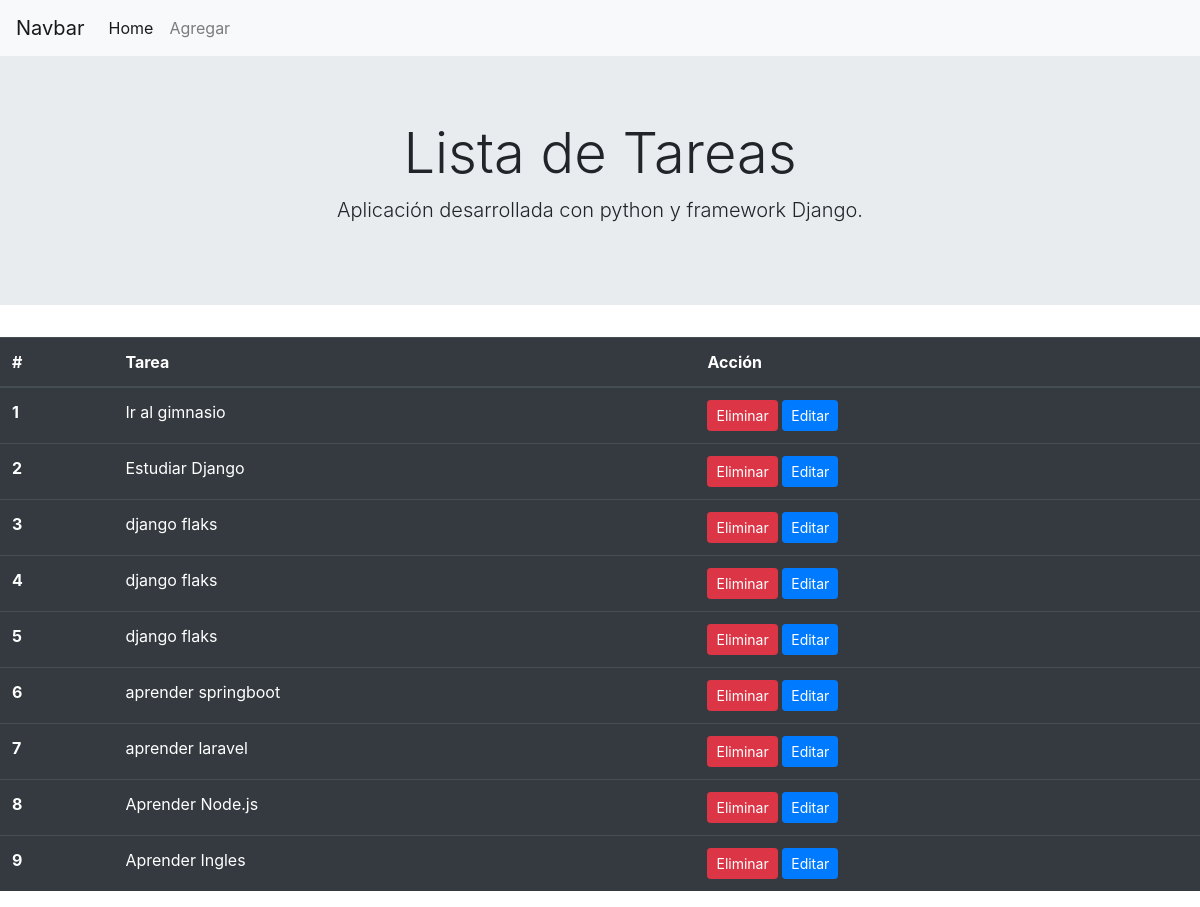
Before: / with the older database file.
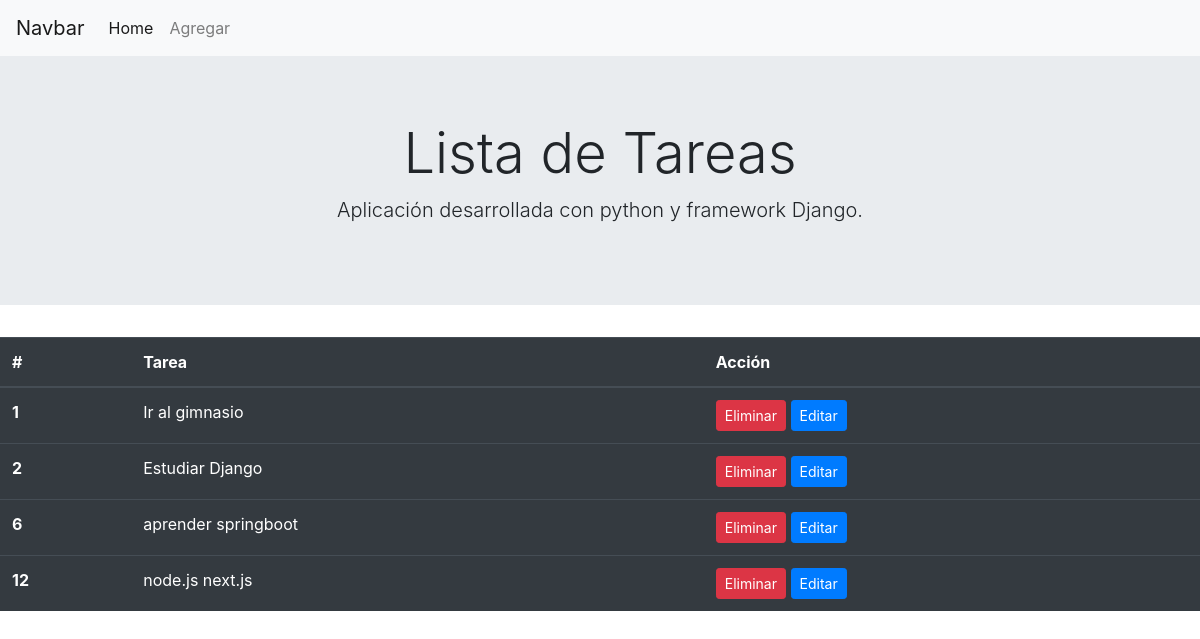
After: the same page with the newer database file.
### todo/models.py (models this page shows)
class Tarea(models.Model):
    tarea=models.CharField(max_length=100)
    def __str__(self):
        return self.tarea

### todo/views.py (the view)
# urls.py: 2. Add a URL to urlpatterns:  path('', views.home, name='home')
def home(request):
    tareas=Tarea.objects.all()
    context={'tareas':tareas}
    return render(request,'todo/home.html',context)

### todo/templates/todo/home.html
{% extends 'todo/layout.html' %}
{% block content %}
<table class="table table-dark">
    <thead>
      <tr>
        <th scope="col">#</th>
        <th scope="col">Tarea</th>
        <th scope="col">Acción</th>
      </tr>
    </thead>
    <tbody>
        {% for tarea in tareas %}
      <tr>
        <th scope="row">{{tarea.id}}</th>
        <td>{{tarea}} </td>
        <td>
            <a class="btn btn-danger btn-sm" href="{% url 'eliminar' tarea.id %}">Eliminar</a>
            <a class="btn btn-primary btn-sm" href="{% url 'editar' tarea.id %}">Editar</a>
        </td>
      </tr>
        {% endfor %}
    </tbody>
  </table>
{% endblock %}

### todo/templates/todo/layout.html (shortened to what this page needs)
<!doctype html>
<html lang="es">
  <head>
    <link rel="stylesheet" href="https://cdn.jsdelivr.net/npm/bootstrap@4.6.2/dist/css/bootstrap.min.css">
  </head>
  <body>
    <nav class="navbar navbar-expand-lg navbar-light bg-light">
        <a class="navbar-brand" href="#">Navbar</a>
        <div class="collapse navbar-collapse" id="navbarNav">
          <ul class="navbar-nav">
            <li class="nav-item active">
              <a class="nav-link" href="{% url 'home' %}">Home <span class="sr-only">(current)</span></a>
            </li>
            <li class="nav-item">
              <a class="nav-link" href="{% url 'agregar' %}">Agregar</a>
            </li>
          </ul>
        </div>
      </nav>
      <div class="jumbotron jumbotron-fluid">
        <div class="container text-center">
          <h1 class="display-4">Lista de Tareas</h1>
          <p class="lead">Aplicación desarrollada con python y framework Django.</p>
        </div>
      </div>
    {% block content %}
    {% endblock %}
  </body>
</html>

Changed rows visible on the page:
removed Tarea: id "3", tarea "django flaks"
removed Tarea: id "4", tarea "django flaks"
removed Tarea: id "5", tarea "django flaks"
removed Tarea: id "7", tarea "aprender laravel"
removed Tarea: id "8", tarea "Aprender Node.js"
removed Tarea: id "9", tarea "Aprender Ingles"
added Tarea: id "12", tarea "node.js next.js"
